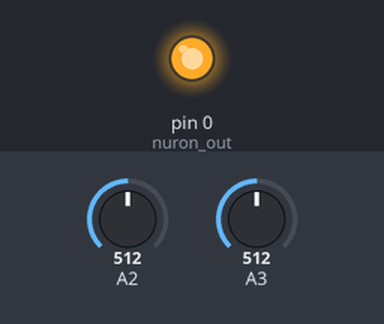
This sketch was run on a simulated Arduino Uno, built with avr-gcc and run on an emulated ATmega328P. On the bench: output pins drawn as LEDs (lit = HIGH). Inputs (shaded band) come from the test bench; at power-on: A3 = 512, A2 = 512.

Above: at 1.2 s.
1.3 s: A3 set to 558
3.5 s: A3 set to 586
At 4.8 s:
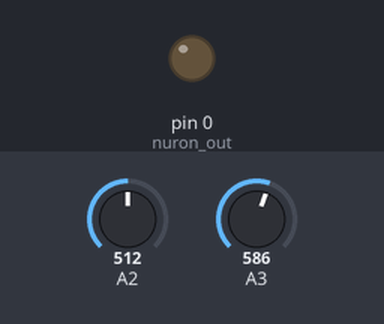
5.2 s: A3 set to 511
At 6.1 s:
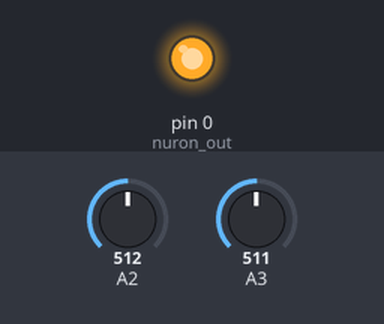
6.7 s: A3 set to 716
At 8.3 s:
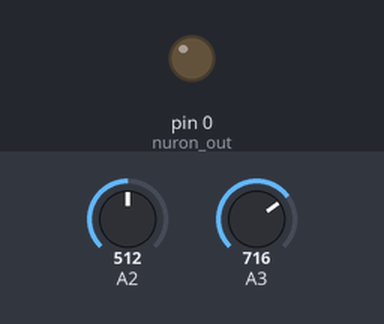
Timing chart, 0 to 9.3 s (numbered marks = the images above; inputs shaded):
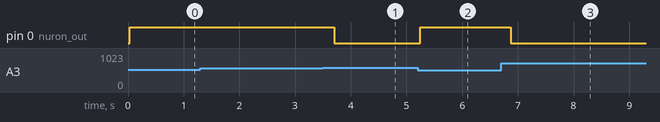

Measured:
- the behaviour switches between 574 and 575 on A3 (found by bisection; images 0 and 1)
- after the input at 1.3 s, every drawn part: stays the same
- after the input at 3.5 s, pin 0 (nuron_out): HIGH → LOW after 0.21 s
- after the input at 5.2 s, pin 0 (nuron_out): LOW → HIGH after 0.05 s
- after the input at 6.7 s, pin 0 (nuron_out): HIGH → LOW after 0.17 s

The sketch:

ATTINY_Neuron_output.ino
```cpp
#include <SoftwareSerial.h>

float n_input1;
float n_input2;

float w1;
float w2;
float b;

float prediction;


int nodeNumber = 3;

int val;
int avg1;
int avg2;
int sampleSize=4;


SoftwareSerial mySerial(1, 2); // RX, TX

void setup() {
  pinMode(0, OUTPUT); // nuron out
  pinMode(1, OUTPUT);
  pinMode(2, OUTPUT);
   pinMode(3,INPUT);
  pinMode(4,INPUT);

  // initialize avarage value
  avg1=analogRead(A2);
  avg2=analogRead(A3);

  // set the data rate for the SoftwareSerial port
  mySerial.begin(9600);
  mySerial.println("Hello, world?");

// hardcode the weights and bias
      switch (nodeNumber) {
    case 1:
      w1 = 5.75;
      w2 = 1.03;
      b = -2.21;
      break;

    case 2:
      w1 = -16.24;
      w2 = -1.82;
      b = 6.6;
      break;

    case 3:
      w1 = 7.55;
      w2 = -17.15;
      b = 3.75;
      break;
  }

}

void loop() {

  int val1 = analogRead(A2);
  avg1 = (avg1*(sampleSize-1)+val1)/sampleSize;
  val1=avg1;
  val= map(val1, 485, 708, 0, 100);
  val=constrain(val,0,100);
  n_input1=val/100.0;
  int val2 = analogRead(A3);
  avg2 = (avg2*(sampleSize-1)+val2)/sampleSize;
  val2=avg2;
  val= map(val2, 510, 728, 0, 100);
  val=constrain(val,0,100);
  n_input2=val/100.0;

  mySerial.print(val1);
  mySerial.print(" : ");
  mySerial.print(val2);
  mySerial.print(" : ");

  // calculate the prediction starting with the weight and bias
  float z = n_input1 * w1 + n_input2 * w2 + b;
  // make a prediction using sigmoid
  prediction = Sigmoid(z);

  int output = int (255 * prediction);
  output = constrain(output, 0, 255);
  analogWrite(0, output);

  mySerial.print(n_input1);
  mySerial.print(" : ");
  mySerial.print(n_input2);
  mySerial.print(" : ");
  mySerial.print(prediction);
  mySerial.println();
  delay(50);

}

void backpropagation(int target){
  // back propagation output layer
  float learningRate=0.2;

    //compare the model prediction with the actual target value
    float cost= sq(prediction - target);

    //find the slope of the cost w, r, t each parameter (w1 w2 b)
    //bring derivative through square function
    float dcost_dpred= 2* (prediction - target);

    //bring derivative through sigmoid (prediction is sigmoid)
    //dpred_dz = sigmoid(z) * (1-sigmoid(z))
    float dpred_dz = prediction * (1-prediction);

    //pertial derivatives using the chain rule and adjust
    w1-= learningRate* (dcost_dpred*dpred_dz*n_input1);
    w2-= learningRate* (dcost_dpred*dpred_dz*n_input2);
    b-= learningRate* (dcost_dpred*dpred_dz*1);

}


float Sigmoid(float x) {
  float sig = 1 / (1 + exp(-1 * x));
  return sig;
}
```
